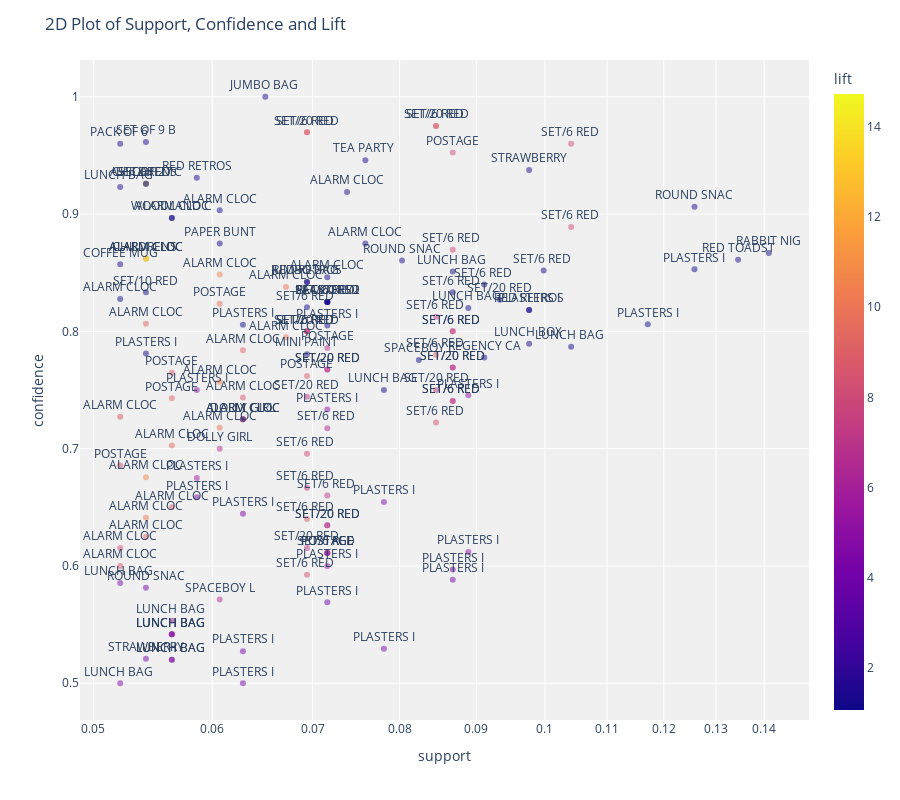

Notebook cell for this chart:
### Markdown cell above
# 4. Plot Model

### Code cell
plot_model(model1)

### Figure 1 — Plotly figure (JSON) as saved in the notebook; plotly's stock layout.template omitted (floating-point values rounded to 4 significant figures; data arrays with more than 128 entries replaced by an {"elided": "..."} marker saying what was removed)
{"data": [{"customdata": {"elided": "141x2 str values"}, "hovertemplate": "support=%{x}<br>confidence=%{y}<br>antecedents_short=%{text}<br>antecedents=%{customdata[0]}<br>consequents=%{customdata[1]}<br>lift=%{marker.color}<extra></extra>", "legendgroup": "", "marker": {"color": {"elided": "141 float values"}, "coloraxis": "coloraxis", "opacity": 0.5, "symbol": "circle"}, "mode": "markers+text", "name": "", "orientation": "v", "showlegend": false, "text": {"elided": "141 str values"}, "textposition": "top center", "type": "scatter", "x": {"elided": "141 float values"}, "xaxis": "x", "y": {"elided": "141 float values"}, "yaxis": "y"}], "layout": {"coloraxis": {"colorbar": {"title": {"text": "lift"}}, "colorscale": [[0, "#0d0887"], [0.1111, "#46039f"], [0.2222, "#7201a8"], [0.3333, "#9c179e"], [0.4444, "#bd3786"], [0.5556, "#d8576b"], [0.6667, "#ed7953"], [0.7778, "#fb9f3a"], [0.8889, "#fdca26"], [1, "#f0f921"]]}, "height": 800, "legend": {"tracegroupgap": 0}, "margin": {"t": 60}, "plot_bgcolor": "rgb(240,240,240)", "title": {"text": "2D Plot of Support, Confidence and Lift"}, "xaxis": {"anchor": "y", "domain": [0, 1], "title": {"text": "support"}, "type": "log"}, "yaxis": {"anchor": "x", "domain": [0, 1], "title": {"text": "confidence"}}}}
